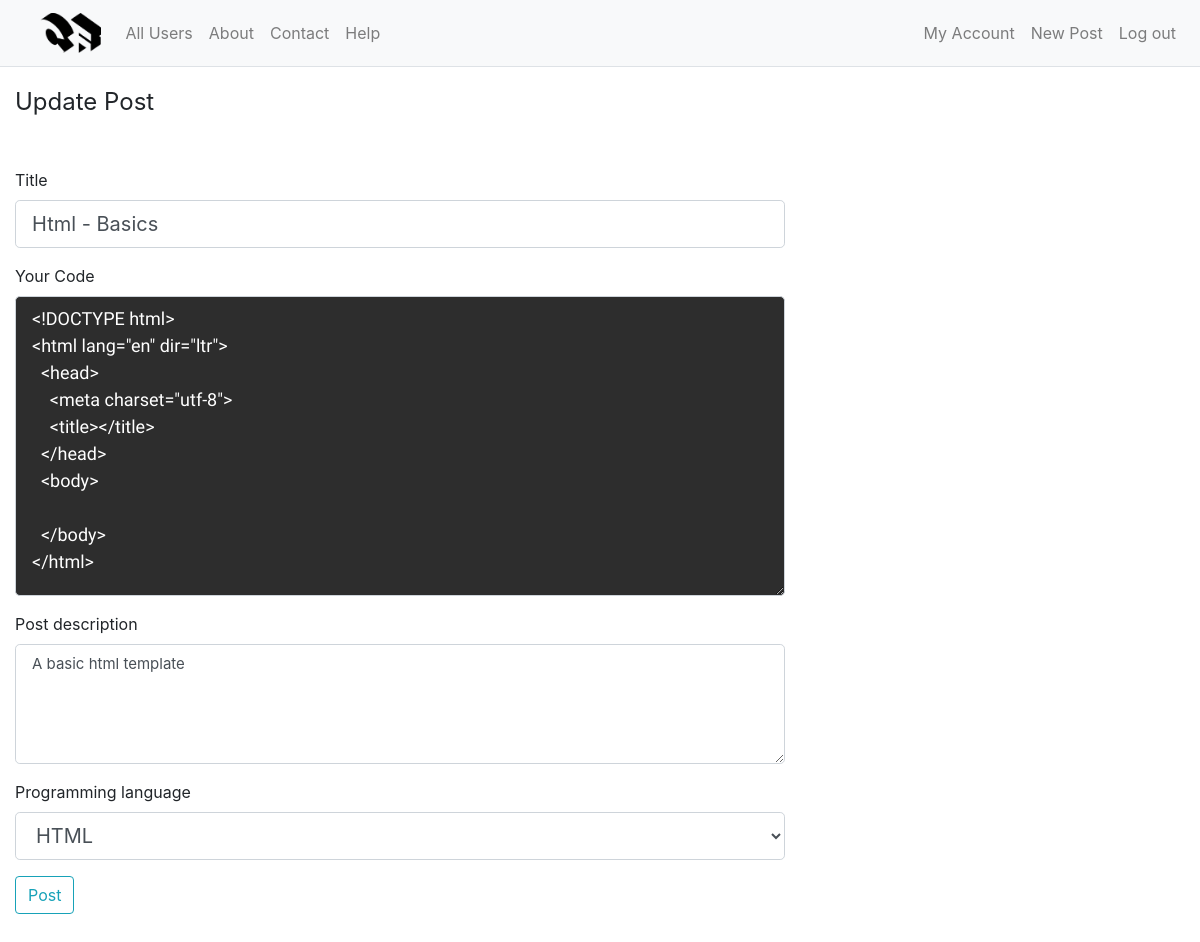
Page /post/1/update (signed in) on the earlier database version.
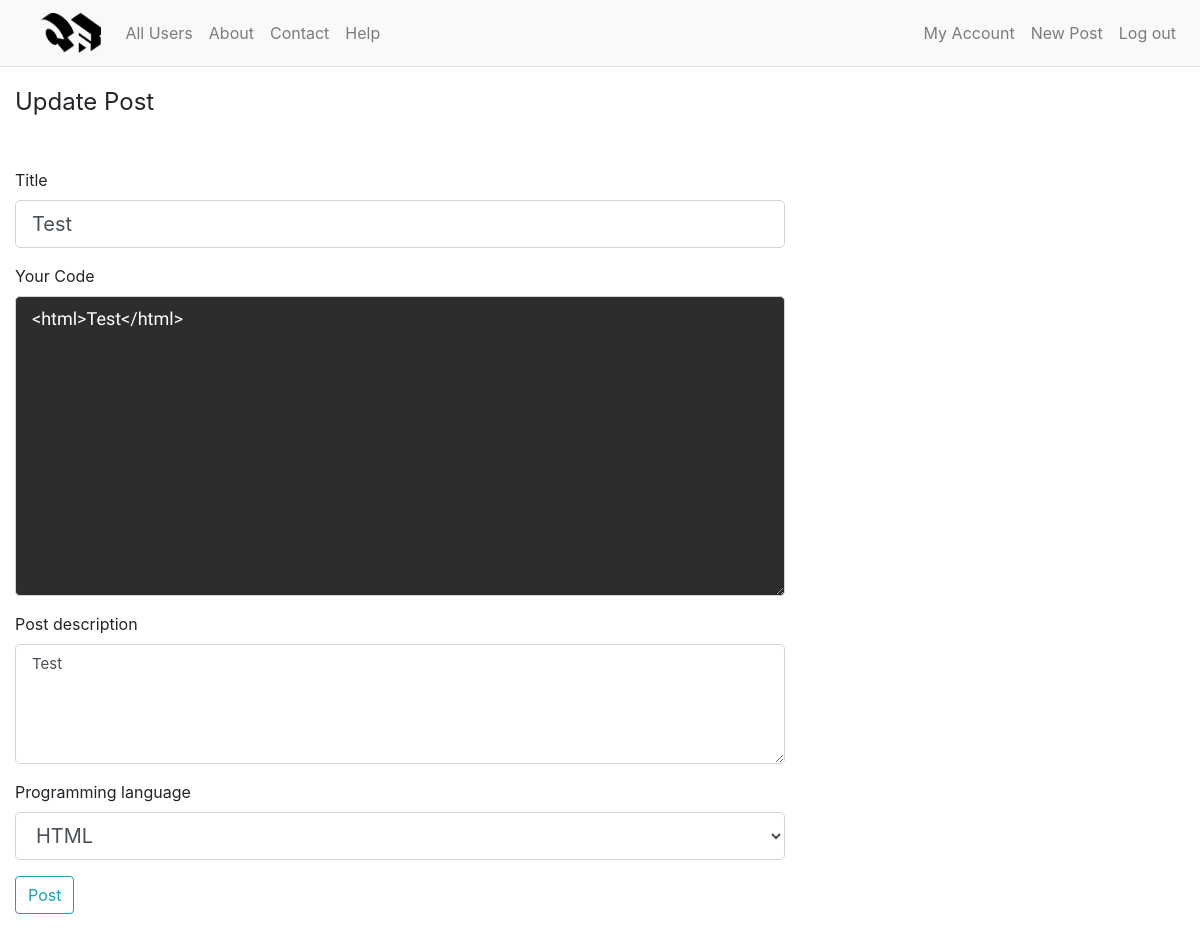
Same page on the later database version.
### website/models.py (models this page shows)
class Post(db.Model):
    id = db.Column(db.Integer, primary_key=True)
    title = db.Column(db.String(50), nullable=False)
    datetime = db.Column(db.DateTime, nullable=False, default=datetime.utcnow)
    code = db.Column(db.Text, nullable=False)
    description = db.Column(db.Text, nullable=False)
    user_id = db.Column(db.Integer, db.ForeignKey('user.id'))
    language_id = db.Column(db.Integer, db.ForeignKey('language.id'))
    user_likes = db.relationship('PostLike', backref='likes', lazy=True)
    comments = db.relationship('Comment', backref='comments')
    language = db.relationship('Language', backref='language')

### website/posts/routes.py (the view)
@posts.route("/post/<int:id>/update", methods=['GET', 'POST'])
@login_required
def update_post(id):
    post = Post.query.get_or_404(id)
    if post.author != current_user:
        abort(403)
    form = PostForm()
    if form.validate_on_submit():
        post.title = form.title.data
        post.code = form.code.data
        post.description = form.description.data
        post.language = Language.query.filter_by(name=form.language.data).first()
        db.session.commit()
        flash('Your post has been updated!', 'success')
        return redirect(url_for('posts.post', id=post.id))
    elif request.method == 'GET':
        form.title.data = post.title
        form.code.data = post.code
        form.description.data = post.description
        form.language.data = Language.query.get_or_404(post.language_id).name
    return render_template('create_post.html', title='Update Post',
                           form=form, legend='Update Post')

### website/posts/forms.py
class PostForm(FlaskForm):
    title = StringField('Title', validators=[DataRequired(), Length(min=3, max=30)])
    language = SelectField('Programming language', validators=[DataRequired()], choices=[('java', 'Java'), ('javascript', 'Javascript'), ('csharp', 'C#'), ('cpp', 'C++'), ('python', 'Python'), ('c', 'C'), ('markup', 'HTML'), ('ruby', 'Ruby'), ('sql', 'SQL'), ('css', 'CSS'), ('go', 'GO'), ('php', 'PHP'), ('jsx', 'JSX')])
    code = TextAreaField('Your Code', validators=[DataRequired()])
    description = TextAreaField('Post description', validators=[DataRequired()])
    submit = SubmitField('Post')

### website/models.py (called while the page is built)
@login_manager.user_loader
def load_user(user_id):
    return User.query.get(int(user_id))

### website/templates/create_post.html (shortened to what this page needs)
{% extends "layout.html" %}
{% block content %}
<div class="col-lg-8 col-md-12">
  <form action="" method="POST">
    <fieldset class="form-group">
      <legend class=" mb-5">{{ legend }}</legend>
      <div class="form-group">
        {{ form.title.label(class="form.control-label") }}
        {% if form.title.errors %}
          {{ form.title(class="form-control form-control-lg is-invalid") }}
          <div class="invalid-feedback">
            {% for error in form.title.errors %}
              <span>{{ error }}</span>
            {% endfor %}
          </div>
        {% else %}
          {{ form.title(class="form-control form-control-lg") }}
        {% endif %}
      </div>
      <div class="form-group">
        {{ form.code.label(class="form.control-label") }}
        {% if form.code.errors %}
          {{ form.code(class="form-control form-control-lg is-invalid") }}
          <div class="invalid-feedback">
            {% for error in form.code.errors %}
              <span>{{ error }}</span>
            {% endfor %}
          </div>
        {% else %}
          {{ form.code(class="form-control form-control-lg code-textarea") }}
        {% endif %}
      </div>
      <div class="form-group">
        {{ form.description.label(class="form.control-label") }}
        {% if form.description.errors %}
          {{ form.description(class="form-control form-control-lg is-invalid") }}
          <div class="invalid-feedback">
            {% for error in form.description.errors %}
              <span>{{ error }}</span>
            {% endfor %}
          </div>
          {% else %}
            {{ form.description(class="form-control form-control-lg code-description-textarea") }}
          {% endif %}
      </div>
      <div class="form-group">
        {{ form.language.label(class="form.control-label") }}
        {% if form.language.errors %}
          {{ form.language(class="form-control form-control-lg is-invalid") }}
          <div class="invalid-feedback">
            {% for error in form.language.errors %}
              <span>{{ error }}</span>
            {% endfor %}
          </div>
        {% else %}
          {{ form.language(class="form-control form-control-lg") }}
        {% endif %}
      </div>
      <div class="form-group">
        {{ form.submit(class="btn btn-outline-info") }}
      </div>
    </fieldset>
  </form>
</div>
{% endblock content %}

Differences in the rows shown:
changed Post "HTML": title "Html - Basics" → "Test"; code "<!DOCTYPE html> <html lang=\"en\" dir=\"ltr\"> <head> <meta charset=\"utf-8\"> <title></title> </head> <body> </body> </html>" → "<html>Test</html>"; description "A basic html template" → "Test"
